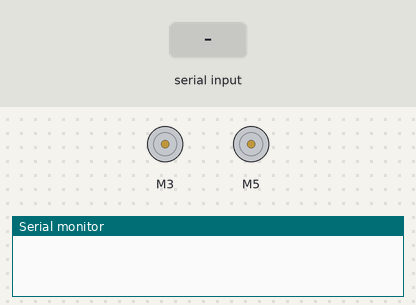
Bench run of a sketch on a simulated Arduino Uno, built with avr-gcc and run on an emulated ATmega328P. On the bench: 2 × DC motor (green arrow = forward, orange = backward, longer = faster), the last lines printed to the serial monitor. The test bench sets the inputs (shaded band).

Above: at 1.2 s.
1.3 s: "F" received over Serial
At 2.5 s:
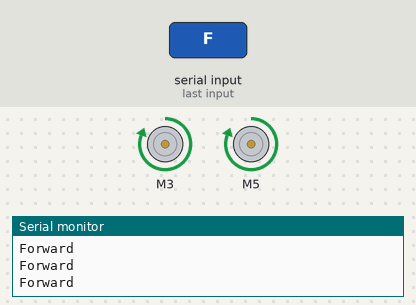
2.8 s: "G" received over Serial
At 3.2 s:
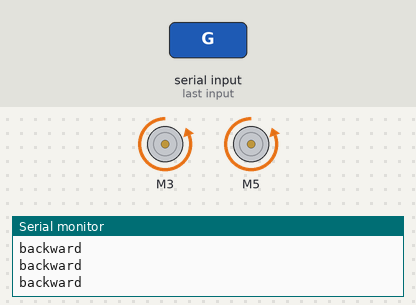
4.3 s: "L" received over Serial
At 5.5 s:
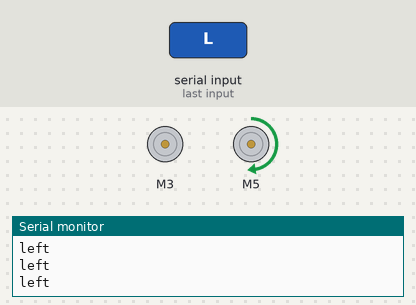
5.8 s: "R" received over Serial
At 6.9 s:
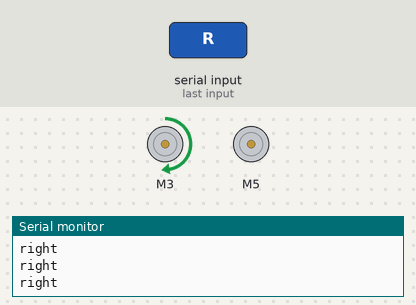
7.3 s: "S" received over Serial
At 8.2 s:
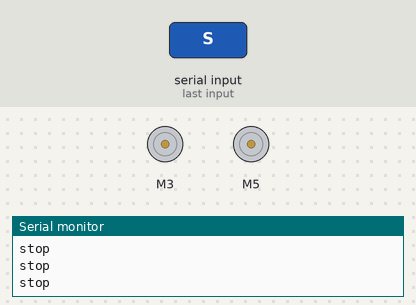
Timing chart, 0 to 9.8 s (numbered marks = the images above; inputs shaded):
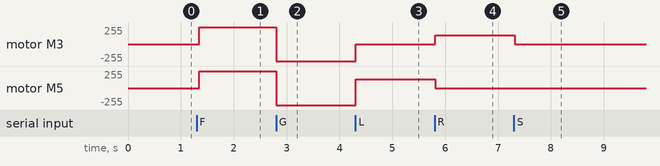

Measured:
- after the input at 1.3 s, motor M3, motor M5: stopped → forward 255/255 after 0.05 s
- after the input at 2.8 s, motor M3, motor M5: forward 255/255 → backward 255/255 at once
- after the input at 4.3 s, motor M3: backward 255/255 → stopped at once; motor M5: backward 255/255 → forward 128/255 at once
- after the input at 5.8 s, motor M3: stopped → forward 128/255 at once; motor M5: forward 128/255 → stopped at once
- after the input at 7.3 s, motor M3: forward 128/255 → stopped at once

The sketch:

KERETE_CONTROL_V3.ino
```cpp
/*
 * Code Modified By: Mohamad Hafiz Bin Ahmad
 * Email: hafiz_apik99@yahoo.com
 * Youtube: https://www.youtube.com/channel/UC15t8HwKsRL2lTeP8uZlUjQ
*/
#include <SoftwareSerial.h>
#include <CytronMotorDriver.h> // https://github.com/CytronTechnologies/CytronMotorDriver

// tetapan motor driver.
CytronMD motor1(PWM_PWM, 3, 4);   // PWM 1A = Pin 3, PWM 1B = Pin 4. Kalau motor pusing terbalik, tukarkan PWM 1A = Pin 4, PWM 1B = Pin 3
CytronMD motor2(PWM_PWM, 5, 6); // PWM 2A = Pin 5, PWM 2B = Pin 6. Kalau motor pusing terbalik, tukarkan PWM 2A = Pin 6,PWM 2B = Pin 5

char t;

void setup()
{

Serial.begin(9600);

}

void loop()
{
    if(Serial.available())
    {
      t = Serial.read();
      Serial.println(t);
    }

         if(t == 'F') //gerak kehadapan
         {
          Serial.println("Forward");
          motor1.setSpeed(255);   // Motor 1 runs forward at 50% speed.
          motor2.setSpeed(255);  // Motor 2 runs forward at 100% speed.
        }

        else if(t == 'G') //gerak ke belakang
        {
          Serial.println("backward");
          motor1.setSpeed(-255);   // Motor 1 runs backward at 100% speed.
          motor2.setSpeed(-255);  // Motor 2 runs backward at 50% speed.

        }

        else if(t == 'L') //pusing ke kiri
        {
          Serial.println("left");
          motor1.setSpeed(0);   // Motor 1 stops.
          motor2.setSpeed(128);  // Motor 2 runs forward at 50% speed.
        }

        else if(t == 'R') //pusing ke kanan
        {
          Serial.println("right");
          motor1.setSpeed(128);   // Motor 1 runs forward at 50% speed.
          motor2.setSpeed(0);  // Motor 2 stops
        }

          else if(t== 'S')//berhenti
          {
          Serial.println("stop");
          motor1.setSpeed(0);
          motor2.setSpeed(0);
          }
        delay(50);

}
```
